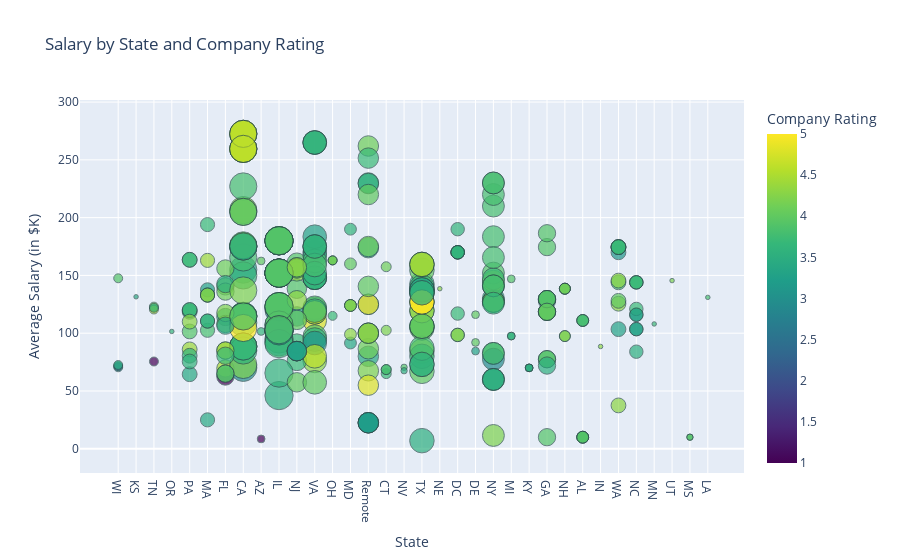

This figure's notebook cell:
### Code cell
fig = px.scatter(
    clean_df,
    x='State', y='Average Salary',
    size='Postings', color='Company Rating',
    hover_name='Company Name',
    hover_data={'State': True, 'Average Salary': True, 'Company Rating': True},
    title='Salary by State and Company Rating',
    labels={'State': 'State', 'Average Salary': 'Average Salary (in $K)'},
    color_continuous_scale=px.colors.sequential.Viridis,
    height=700
)
# add interaction popup
fig.update_traces(marker=dict(opacity=0.7, line=dict(width=1, color='DarkSlateGrey')))
fig.show()

### Figure 1 — Plotly figure (JSON) as saved in the notebook; plotly's stock layout.template omitted (floating-point values rounded to 4 significant figures; data arrays with more than 128 entries replaced by an {"elided": "..."} marker saying what was removed)
{"data": [{"customdata": {"elided": "339x1 float values"}, "hovertemplate": "<b>%{hovertext}</b><br><br>State=%{x}<br>Average Salary (in $K)=%{y}<br>Postings=%{marker.size}<br>Company Rating=%{marker.color}<extra></extra>", "hovertext": {"elided": "339 str values"}, "legendgroup": "", "marker": {"color": {"elided": "339 float values"}, "coloraxis": "coloraxis", "line": {"color": "DarkSlateGrey", "width": 1}, "opacity": 0.7, "size": {"elided": "339 int values"}, "sizemode": "area", "sizeref": 0.1, "symbol": "circle"}, "mode": "markers", "name": "", "orientation": "v", "showlegend": false, "type": "scatter", "x": {"elided": "339 str values"}, "xaxis": "x", "y": {"elided": "339 float values"}, "yaxis": "y"}], "layout": {"autosize": true, "coloraxis": {"colorbar": {"title": {"text": "Company Rating"}}, "colorscale": [[0, "#440154"], [0.1111, "#482878"], [0.2222, "#3e4989"], [0.3333, "#31688e"], [0.4444, "#26828e"], [0.5556, "#1f9e89"], [0.6667, "#35b779"], [0.7778, "#6ece58"], [0.8889, "#b5de2b"], [1, "#fde725"]]}, "legend": {"itemsizing": "constant", "tracegroupgap": 0}, "title": {"text": "Salary by State and Company Rating"}, "xaxis": {"anchor": "y", "autorange": true, "domain": [0, 1], "range": [-2.068, 34.98], "title": {"text": "State"}, "type": "category"}, "yaxis": {"anchor": "x", "autorange": true, "domain": [0, 1], "range": [-17.19, 297.6], "title": {"text": "Average Salary (in $K)"}, "type": "linear"}}}
